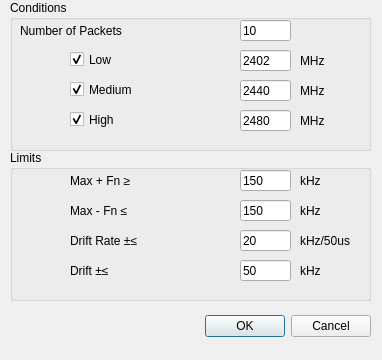
<?xml version="1.0" encoding="UTF-8"?>
<ui version="4.0">
 <class>Setting_CarrierOffsetAndDrift</class>
 <widget class="QDialog" name="Setting_CarrierOffsetAndDrift">
  <property name="geometry">
   <rect>
    <x>0</x>
    <y>0</y>
    <width>382</width>
    <height>360</height>
   </rect>
  </property>
  <property name="windowTitle">
   <string>Dialog</string>
  </property>
  <widget class="QDialogButtonBox" name="buttonBox">
   <property name="geometry">
    <rect>
     <x>30</x>
     <y>310</y>
     <width>341</width>
     <height>32</height>
    </rect>
   </property>
   <property name="orientation">
    <enum>Qt::Horizontal</enum>
   </property>
   <property name="standardButtons">
    <set>QDialogButtonBox::Cancel|QDialogButtonBox::Ok</set>
   </property>
  </widget>
  <widget class="QGroupBox" name="group_Conditions">
   <property name="geometry">
    <rect>
     <x>10</x>
     <y>0</y>
     <width>361</width>
     <height>151</height>
    </rect>
   </property>
   <property name="title">
    <string>Conditions</string>
   </property>
   <widget class="QLabel" name="label">
    <property name="geometry">
     <rect>
      <x>10</x>
      <y>20</y>
      <width>141</width>
      <height>21</height>
     </rect>
    </property>
    <property name="text">
     <string>Number of Packets</string>
    </property>
   </widget>
   <widget class="QLineEdit" name="le_PacketsNumber">
    <property name="geometry">
     <rect>
      <x>230</x>
      <y>20</y>
      <width>51</width>
      <height>21</height>
     </rect>
    </property>
    <property name="text">
     <string>10</string>
    </property>
   </widget>
   <widget class="QCheckBox" name="checkBox">
    <property name="geometry">
     <rect>
      <x>60</x>
      <y>50</y>
      <width>91</width>
      <height>19</height>
     </rect>
    </property>
    <property name="text">
     <string>Low</string>
    </property>
    <property name="checked">
     <bool>true</bool>
    </property>
   </widget>
   <widget class="QCheckBox" name="checkBox_2">
    <property name="geometry">
     <rect>
      <x>60</x>
      <y>80</y>
      <width>91</width>
      <height>19</height>
     </rect>
    </property>
    <property name="text">
     <string>Medium</string>
    </property>
    <property name="checked">
     <bool>true</bool>
    </property>
   </widget>
   <widget class="QCheckBox" name="checkBox_3">
    <property name="geometry">
     <rect>
      <x>60</x>
      <y>110</y>
      <width>91</width>
      <height>19</height>
     </rect>
    </property>
    <property name="acceptDrops">
     <bool>false</bool>
    </property>
    <property name="text">
     <string>High</string>
    </property>
    <property name="checked">
     <bool>true</bool>
    </property>
    <property name="tristate">
     <bool>false</bool>
    </property>
   </widget>
   <widget class="QLineEdit" name="le_Low">
    <property name="geometry">
     <rect>
      <x>230</x>
      <y>50</y>
      <width>51</width>
      <height>21</height>
     </rect>
    </property>
    <property name="text">
     <string>2402</string>
    </property>
   </widget>
   <widget class="QLineEdit" name="le_Medium">
    <property name="geometry">
     <rect>
      <x>230</x>
      <y>80</y>
      <width>51</width>
      <height>21</height>
     </rect>
    </property>
    <property name="text">
     <string>2440</string>
    </property>
   </widget>
   <widget class="QLineEdit" name="le_High">
    <property name="geometry">
     <rect>
      <x>230</x>
      <y>110</y>
      <width>51</width>
      <height>21</height>
     </rect>
    </property>
    <property name="text">
     <string>2480</string>
    </property>
   </widget>
   <widget class="QLabel" name="label_2">
    <property name="geometry">
     <rect>
      <x>290</x>
      <y>50</y>
      <width>41</width>
      <height>21</height>
     </rect>
    </property>
    <property name="text">
     <string>MHz</string>
    </property>
   </widget>
   <widget class="QLabel" name="label_3">
    <property name="geometry">
     <rect>
      <x>290</x>
      <y>80</y>
      <width>41</width>
      <height>21</height>
     </rect>
    </property>
    <property name="text">
     <string>MHz</string>
    </property>
   </widget>
   <widget class="QLabel" name="label_4">
    <property name="geometry">
     <rect>
      <x>290</x>
      <y>110</y>
      <width>41</width>
      <height>21</height>
     </rect>
    </property>
    <property name="text">
     <string>MHz</string>
    </property>
   </widget>
  </widget>
  <widget class="QGroupBox" name="group_Limits">
   <property name="geometry">
    <rect>
     <x>10</x>
     <y>150</y>
     <width>361</width>
     <height>151</height>
    </rect>
   </property>
   <property name="title">
    <string>Limits</string>
   </property>
   <widget class="QLabel" name="label_5">
    <property name="geometry">
     <rect>
      <x>60</x>
      <y>20</y>
      <width>141</width>
      <height>21</height>
     </rect>
    </property>
    <property name="text">
     <string>Max + Fn ≥</string>
    </property>
   </widget>
   <widget class="QLineEdit" name="le_OverMaxPlusFn">
    <property name="geometry">
     <rect>
      <x>230</x>
      <y>20</y>
      <width>51</width>
      <height>21</height>
     </rect>
    </property>
    <property name="text">
     <string>150</string>
    </property>
   </widget>
   <widget class="QLineEdit" name="le_LessMaxSubtractFn">
    <property name="geometry">
     <rect>
      <x>230</x>
      <y>50</y>
      <width>51</width>
      <height>21</height>
     </rect>
    </property>
    <property name="text">
     <string>150</string>
    </property>
   </widget>
   <widget class="QLineEdit" name="le_LessDriftRate">
    <property name="geometry">
     <rect>
      <x>230</x>
      <y>80</y>
      <width>51</width>
      <height>21</height>
     </rect>
    </property>
    <property name="text">
     <string>20</string>
    </property>
   </widget>
   <widget class="QLabel" name="label_6">
    <property name="geometry">
     <rect>
      <x>290</x>
      <y>20</y>
      <width>41</width>
      <height>21</height>
     </rect>
    </property>
    <property name="text">
     <string>kHz</string>
    </property>
   </widget>
   <widget class="QLabel" name="label_9">
    <property name="geometry">
     <rect>
      <x>60</x>
      <y>50</y>
      <width>141</width>
      <height>21</height>
     </rect>
    </property>
    <property name="text">
     <string>Max - Fn ≤</string>
    </property>
   </widget>
   <widget class="QLabel" name="label_10">
    <property name="geometry">
     <rect>
      <x>60</x>
      <y>80</y>
      <width>151</width>
      <height>21</height>
     </rect>
    </property>
    <property name="text">
     <string>Drift Rate ±≤</string>
    </property>
   </widget>
   <widget class="QLabel" name="label_11">
    <property name="geometry">
     <rect>
      <x>290</x>
      <y>50</y>
      <width>41</width>
      <height>21</height>
     </rect>
    </property>
    <property name="text">
     <string>kHz</string>
    </property>
   </widget>
   <widget class="QLabel" name="label_12">
    <property name="geometry">
     <rect>
      <x>290</x>
      <y>80</y>
      <width>71</width>
      <height>21</height>
     </rect>
    </property>
    <property name="text">
     <string>kHz/50us</string>
    </property>
   </widget>
   <widget class="QLabel" name="label_13">
    <property name="geometry">
     <rect>
      <x>290</x>
      <y>110</y>
      <width>41</width>
      <height>21</height>
     </rect>
    </property>
    <property name="text">
     <string>kHz</string>
    </property>
   </widget>
   <widget class="QLineEdit" name="le_LessDrift">
    <property name="geometry">
     <rect>
      <x>230</x>
      <y>110</y>
      <width>51</width>
      <height>21</height>
     </rect>
    </property>
    <property name="text">
     <string>50</string>
    </property>
   </widget>
   <widget class="QLabel" name="label_14">
    <property name="geometry">
     <rect>
      <x>60</x>
      <y>110</y>
      <width>151</width>
      <height>21</height>
     </rect>
    </property>
    <property name="text">
     <string>Drift ±≤</string>
    </property>
   </widget>
  </widget>
 </widget>
 <resources/>
 <connections>
  <connection>
   <sender>buttonBox</sender>
   <signal>accepted()</signal>
   <receiver>Setting_CarrierOffsetAndDrift</receiver>
   <slot>accept()</slot>
   <hints>
    <hint type="sourcelabel">
     <x>248</x>
     <y>254</y>
    </hint>
    <hint type="destinationlabel">
     <x>157</x>
     <y>274</y>
    </hint>
   </hints>
  </connection>
  <connection>
   <sender>buttonBox</sender>
   <signal>rejected()</signal>
   <receiver>Setting_CarrierOffsetAndDrift</receiver>
   <slot>reject()</slot>
   <hints>
    <hint type="sourcelabel">
     <x>316</x>
     <y>260</y>
    </hint>
    <hint type="destinationlabel">
     <x>286</x>
     <y>274</y>
    </hint>
   </hints>
  </connection>
 </connections>
</ui>
